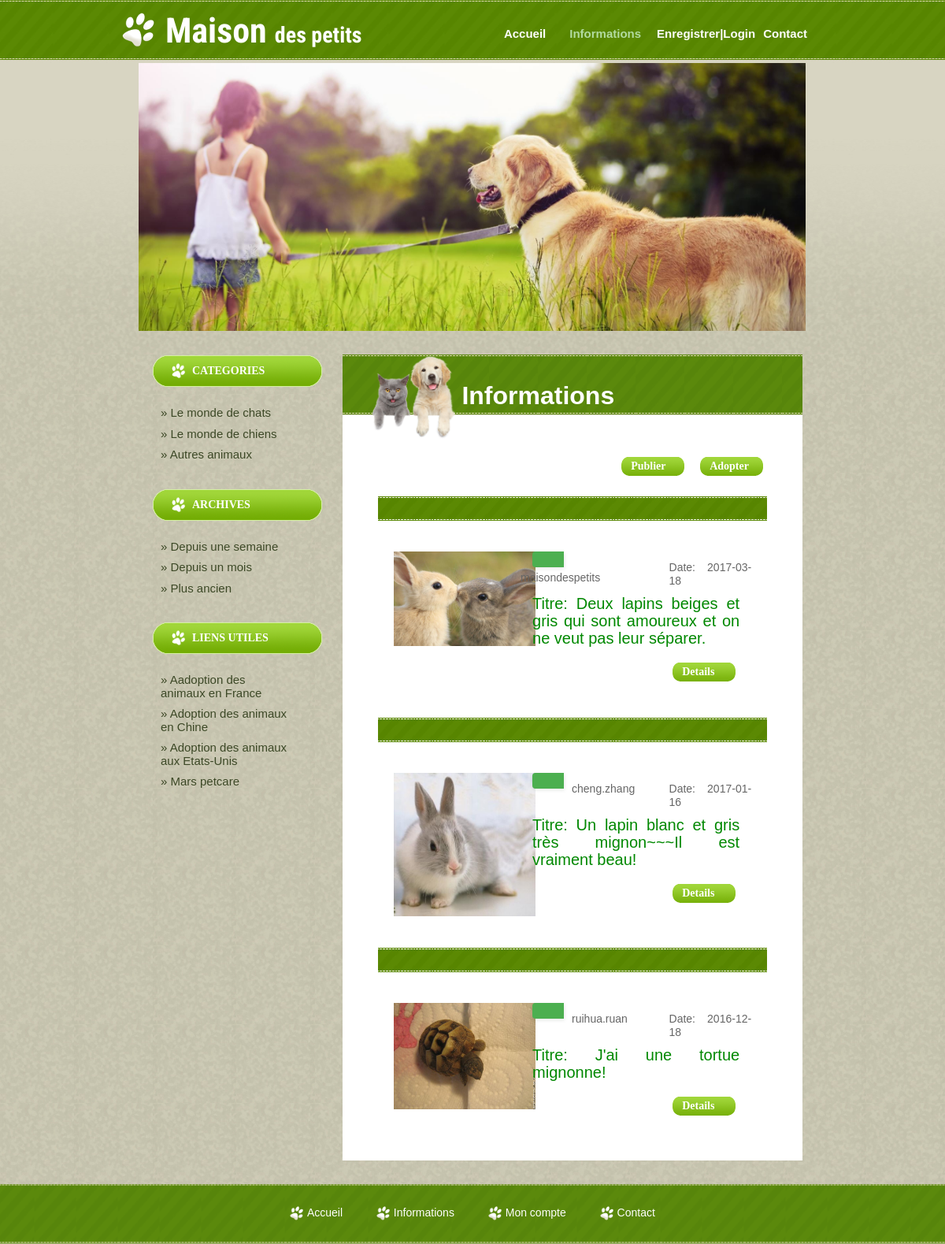
The page /project/index.php?search=autres&page=informations on the database its author committed.
### tables this page shows
CREATE TABLE `informations` (
  `number` int(11) NOT NULL,
  `login` varchar(64) NOT NULL,
  `titre` varchar(512) NOT NULL,
  `type` varchar(32) NOT NULL,
  `genre` varchar(16) NOT NULL,
  `age` int(11) NOT NULL,
  `race` varchar(32) NOT NULL,
  `taille` varchar(16) NOT NULL,
  `adresse` varchar(256) NOT NULL,
  `date` date NOT NULL,
  `photo` varchar(128) NOT NULL
);

### project/utils/Information.php (shortened to what this page needs)
<?php
class Information {
    public static function getInformationsAutre($dbh) {
        $query = "SELECT * FROM informations WHERE type != 'chien' AND type != 'chat' ORDER BY number desc";
        $sth = $dbh->prepare($query);
        $sth->setFetchMode(PDO::FETCH_CLASS, 'Information');
        $sth->execute(array());
        return $sth->fetchAll();
    }
    public static function afficheInformations($dbh, $all) {
        $pagesize = 5;
        echo <<<CHAINE_DE_FIN
            <div class="row">
            <div class="col-md-6 mybutton"><a onclick="document.getElementById('adopter').style.display = 'block'" style="width: auto">Adopter</a></div>
CHAINE_DE_FIN;
        if ($_SESSION['loggedIn']) {
            echo <<<CHAINE_DE_FIN
            <div class="col-md-6 mybutton"><a onclick="document.getElementById('publier').style.display = 'block'" style="width: auto">Publier</a></div>
CHAINE_DE_FIN;
        } else {
            echo <<<CHAINE_DE_FIN
            <div class="col-md-6 mybutton"><a onclick="document.getElementById('login').style.display = 'block'" style="width: auto">Publier</a></div>
CHAINE_DE_FIN;
        }
        echo <<<CHAINE_DE_FIN
            </div>
CHAINE_DE_FIN;
        $numrows = sizeof($all);
        $page = 1;
        $offset = $pagesize * ($page - 1);
        for ($i = 0; $i < 5 && ($offset + $i) < $numrows; $i++) {
            $number = $offset + $i;
            $info = $all[$number];
            echo <<<CHAINE_DE_FIN
                <h2></h2>
                <div class="row info">
                    <div class="col-md-4">
            <img id='infoimage' class='adopter' src='$info->photo' width=180 />
CHAINE_DE_FIN;
            echo <<<CHAINE_DE_FIN
                </div>
            <div class="col-md-8">
                <div class="row">
                    <div class="col-md-7">
                        <p>
                            <label id="icon" for="name" style='margin-right: 10px'><i class="icon-user"></i></label>
CHAINE_DE_FIN;
            echo $info->login;
            echo <<<CHAINE_DE_FIN
                </p>
                    </div>
                    <div class="col-md-5">
CHAINE_DE_FIN;
            echo "<p style='margin-top: 12px'>Date: $info->date</p>";
            echo <<<CHAINE_DE_FIN
                </div>
                </div>
CHAINE_DE_FIN;
            echo "<h3 style='color: #008800; margin: 0 15px; font-size: 20px'>Titre: $info->titre</h3>";
            $element = "detail" . $info->number;
            echo <<<CHAINE_DE_FIN
                <div class="infobutton"><a onclick = "document.getElementById('$element').style.display = 'block'">Details</a></div>
            </div>
        </div>
CHAINE_DE_FIN;
        }
    }
}

### project/css/style.css (style rules this page uses)
html { background: url(../images/templatemo_html_bg.jpg) repeat; }
body { margin: 0; font-family: Arial, Helvetica, sans-serif; font-size: 11px; line-height: 1.5em; color: #000; background: url(../images/templatemo_page_bg.jpg) repeat-x center top; width: 100%; display: table; }
.content_right_column p { font-size: 14px; font-family: "Helvetica", sans-serif; }
.content_right_mid h2 { margin-top: 20px; padding-left: 10px; padding-top: 8px; font-size: 14px; font-weight: bold; color: #fff; height: 40px; background: url(../images/templatemo_h2.jpg) repeat-x; }
.mybutton { float: right; width: 100px; height: 30px; padding: 4px 0px 0px 12px; margin-top: 20px; font-family: Tahoma, "Arial Black"; font-size: 14px; font-weight: bold; color: #fff; background: url(../images/templatemo_top_button.png) no-repeat; }
.mybutton a { color: #fff; }
#icon { display: inline-block; width: 40px; background-color: #4CAF50; padding: 10px 0px 10px 15px; margin-left: 15px; -webkit-border-radius: 4px 0px 0px 4px; -moz-border-radius: 4px 0px 0px 4px; border-radius: 4px 0px 0px 4px; color: white; -webkit-box-shadow: 1px 2px 5px rgba(0,0,0,.09); -moz-box-shadow: 1px 2px 5px rgba(0,0,0,.09); box-shadow: 1px 2px 5px rgba(0,0,0,.09); border: solid 0px #cbc9c9; }
.info { padding: 20px 20px; }
.infobutton { float: right; width: 100px; height: 30px; padding: 4px 0px 0px 12px; margin-top: 20px; font-family: Tahoma, "Arial Black"; font-size: 14px; font-weight: bold; color: #fff; background: url(../images/templatemo_top_button.png) no-repeat; }
.infobutton a { color: #fff; }

### rows shown on the page
informations: photo (picture), login "maisondespetits", date "2017-03-18", titre "Deux lapins beiges et gris qui sont amoureux et on ne veut pas leur séparer."
informations: photo (picture), login "cheng.zhang", date "2017-01-16", titre "Un lapin blanc et gris très mignon~~~Il est vraiment beau!"
informations: photo (picture), login "ruihua.ruan", date "2016-12-18", titre "J'ai une tortue mignonne!"
